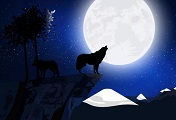
#> input picture Equalizador/12.jpg, 176 x 120 px
$ python equalizador_altonivel.py
#> lines starting #> are read from the running program, lines starting #| are printed output that depends on the picture
import numpy as np
from PIL import Image
import os

base_dir = os.path.dirname(os.path.abspath(__file__))
path_img = os.path.join( "12.jpg")

im = Image.open(path_img).convert("RGB")
#> im is the input picture: PIL image 176x120 RGB; mean R, G, B 66, 77.2, 107.6
r, g, b = im.split()
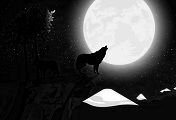
#> r: PIL image 176x120 L; min 0, max 255, mean 66
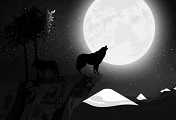
#> g: PIL image 176x120 L; min 0, max 255, mean 77.2
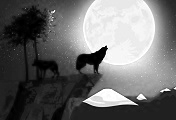
#> b: PIL image 176x120 L; min 0, max 255, mean 107.6

def equalizar_canal(canal):
    valores = list(canal.getdata())
#> valores = 21120 items
    counts = np.bincount(valores, minlength=256)
#> counts = 256 values, max 1818 at index 0, min 0 at index 176, mean 82.5
    total_pixels = sum(counts)
#> total_pixels = 21120

    #CDF
    cdf = []
    acumulado = 0
    for contagem in counts:
        acumulado += contagem
        cdf.append(acumulado)
#> this loop made 256 passes
#> (contagem, acumulado) on passes 1 to 3: (1818, 1818), (632, 2450), (646, 3096)
#> after the loop, acumulado = 21120; cdf = 256 values from 1818 to 21120

                                                            #novos níveis
    niveis = [int((sk * 255) // total_pixels) for sk in cdf]
#> niveis = 256 values from 21 to 255

                                                            # aplicar equalização
    pixels_equalizados = [niveis[p] for p in valores]
#> pixels_equalizados = 21120 items
    canal_eq = Image.new("L", canal.size)
#> canal_eq: PIL image 176x120 L; every value is 0
    canal_eq.putdata(pixels_equalizados)
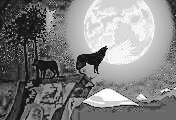
#> canal_eq: PIL image 176x120 L; min 21, max 255, mean 130.7
    return canal_eq


r_eq = equalizar_canal(r)
g_eq = equalizar_canal(g)
#> in equalizar_canal (call 2), `counts = np.bincount(valores, minlength=256)`: counts = 256 values, max 1414 at index 17, min 0 at index 201, mean 82.5
#> the loop in equalizar_canal (call 2), `for contagem in counts:` made 256 passes
#> (contagem, acumulado) on passes 1 to 3: (787, 787), (457, 1244), (360, 1604)
#> after the loop in equalizar_canal (call 2), `for contagem in counts:`: acumulado = 21120; cdf = 256 values from 787 to 21120
#> in equalizar_canal (call 2), `niveis = [int((sk * 255) // total_pixels) for sk in cdf]`: niveis = 256 values from 9 to 255
#> in equalizar_canal (call 2), `canal_eq.putdata(pixels_equalizados)`:
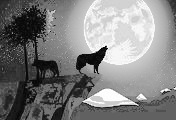
#> canal_eq: PIL image 176x120 L; min 9, max 255, mean 129
b_eq = equalizar_canal(b)
#> in equalizar_canal (call 3), `counts = np.bincount(valores, minlength=256)`: counts = 256 values, max 1381 at index 32, min 17 at index 193, mean 82.5
#> the loop in equalizar_canal (call 3), `for contagem in counts:` made 256 passes
#> (contagem, acumulado) on passes 1 to 3: (353, 353), (49, 402), (158, 560)
#> after the loop in equalizar_canal (call 3), `for contagem in counts:`: acumulado = 21120; cdf = 256 values from 353 to 21120
#> in equalizar_canal (call 3), `niveis = [int((sk * 255) // total_pixels) for sk in cdf]`: niveis = 256 values from 4 to 255
#> in equalizar_canal (call 3), `canal_eq.putdata(pixels_equalizados)`:
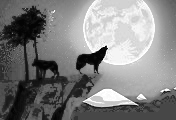
#> canal_eq: PIL image 176x120 L; min 4, max 255, mean 128.4

imagem_eq = Image.merge("RGB", (r_eq, g_eq, b_eq))
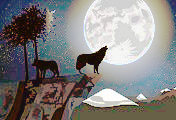
#> imagem_eq: PIL image 176x120 RGB; mean R, G, B 130.7, 129, 128.4
imagem_eq.save(os.path.join("imagem_rgb_equalizada_altonivel.jpg"))

print("Imagem colorida equalizada com sucesso.")
